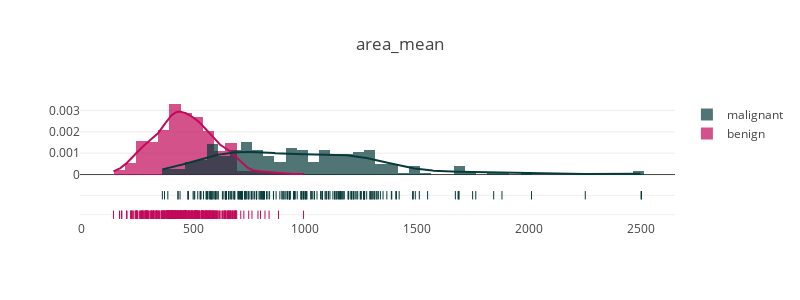
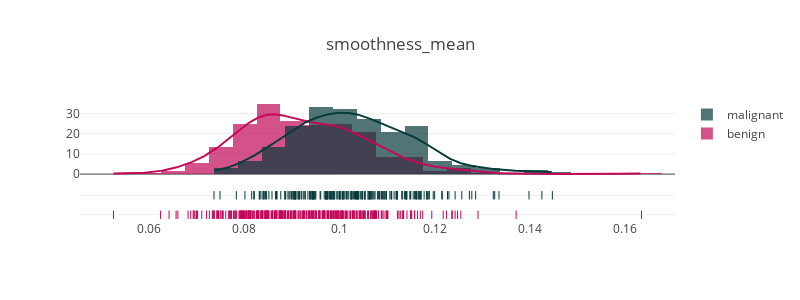
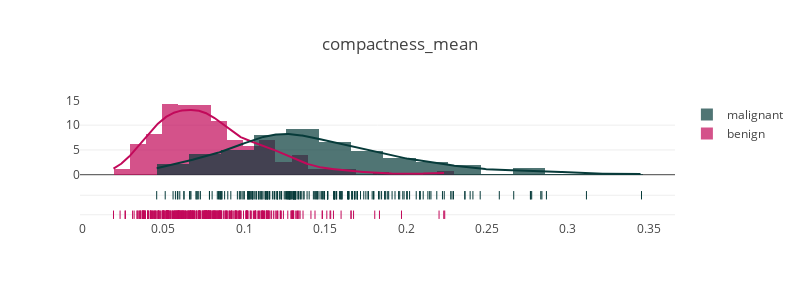

Write notebook code for charts like these, in order.
### Code cell
dist('area_mean',colors=['#C2095A','#073B3A'],bins=50)
dist('smoothness_mean',colors=['#C2095A','#073B3A'])
dist('compactness_mean',colors=['#C2095A','#073B3A'])

### Figure 1 — Plotly figure (JSON) as saved in the notebook; plotly's stock layout.template omitted (floating-point values rounded to 4 significant figures; data arrays with more than 128 entries replaced by an {"elided": "..."} marker saying what was removed)
{"data": [{"autobinx": false, "histnorm": "probability density", "legendgroup": "benign", "marker": {"color": "#C2095A"}, "name": "benign", "opacity": 0.7, "type": "histogram", "uid": "60914ee8-b588-4ef8-8445-5fc911c7c40d", "x": {"elided": "357 float values"}, "xaxis": "x", "xbins": {"end": 992.1, "size": 50, "start": 143.5}, "yaxis": "y"}, {"autobinx": false, "histnorm": "probability density", "legendgroup": "malignant", "marker": {"color": "#073B3A"}, "name": "malignant", "opacity": 0.7, "type": "histogram", "uid": "a0515f04-d629-49fb-87b1-f1229abeda1f", "x": {"elided": "212 float values"}, "xaxis": "x", "xbins": {"end": 2501, "size": 50, "start": 361.6}, "yaxis": "y"}, {"legendgroup": "benign", "marker": {"color": "#C2095A"}, "mode": "lines", "name": "benign", "showlegend": false, "type": "scatter", "uid": "e8b0b377-8e87-4155-b49b-f5004d7253c4", "x": {"elided": "500 float values"}, "xaxis": "x", "y": {"elided": "500 float values"}, "yaxis": "y"}, {"legendgroup": "malignant", "marker": {"color": "#073B3A"}, "mode": "lines", "name": "malignant", "showlegend": false, "type": "scatter", "uid": "c5a05aeb-ce6b-42ef-99b7-964d5fdc492d", "x": {"elided": "500 float values"}, "xaxis": "x", "y": {"elided": "500 float values"}, "yaxis": "y"}, {"legendgroup": "benign", "marker": {"color": "#C2095A", "symbol": "line-ns-open"}, "mode": "markers", "name": "benign", "showlegend": false, "type": "scatter", "uid": "df77124a-e53f-4c53-8df2-8b6eb303a4ab", "x": {"elided": "357 float values"}, "xaxis": "x", "y": {"elided": "357 str values"}, "yaxis": "y2"}, {"legendgroup": "malignant", "marker": {"color": "#073B3A", "symbol": "line-ns-open"}, "mode": "markers", "name": "malignant", "showlegend": false, "type": "scatter", "uid": "98665ec3-7115-4a54-b018-f2bd0ae9ea5c", "x": {"elided": "212 float values"}, "xaxis": "x", "y": {"elided": "212 str values"}, "yaxis": "y2"}], "layout": {"autosize": false, "barmode": "overlay", "height": 300, "hovermode": "closest", "legend": {"traceorder": "reversed"}, "title": {"text": "area_mean"}, "width": 800, "xaxis": {"anchor": "y2", "domain": [0, 1], "zeroline": false}, "yaxis": {"anchor": "free", "domain": [0.35, 1], "position": 0}, "yaxis2": {"anchor": "x", "domain": [0, 0.25], "dtick": 1, "showticklabels": false}}}

### Figure 2 — Plotly figure (JSON) as saved in the notebook; plotly's stock layout.template omitted (floating-point values rounded to 4 significant figures; data arrays with more than 128 entries replaced by an {"elided": "..."} marker saying what was removed)
{"data": [{"autobinx": false, "histnorm": "probability density", "legendgroup": "benign", "marker": {"color": "#C2095A"}, "name": "benign", "opacity": 0.7, "type": "histogram", "uid": "b221cc5b-4dab-4243-b899-b7ae36fd6c9b", "x": {"elided": "357 float values"}, "xaxis": "x", "xbins": {"end": 0.1634, "size": false, "start": 0.05263}, "yaxis": "y"}, {"autobinx": false, "histnorm": "probability density", "legendgroup": "malignant", "marker": {"color": "#073B3A"}, "name": "malignant", "opacity": 0.7, "type": "histogram", "uid": "677a1c41-4436-459c-b28e-e087627bfe34", "x": {"elided": "212 float values"}, "xaxis": "x", "xbins": {"end": 0.1447, "size": false, "start": 0.07371}, "yaxis": "y"}, {"legendgroup": "benign", "marker": {"color": "#C2095A"}, "mode": "lines", "name": "benign", "showlegend": false, "type": "scatter", "uid": "18989b0a-8868-4753-90d2-600fd7f9c136", "x": {"elided": "500 float values"}, "xaxis": "x", "y": {"elided": "500 float values"}, "yaxis": "y"}, {"legendgroup": "malignant", "marker": {"color": "#073B3A"}, "mode": "lines", "name": "malignant", "showlegend": false, "type": "scatter", "uid": "e4ee67ea-e671-4f83-9e9e-4bb8566544f6", "x": {"elided": "500 float values"}, "xaxis": "x", "y": {"elided": "500 float values"}, "yaxis": "y"}, {"legendgroup": "benign", "marker": {"color": "#C2095A", "symbol": "line-ns-open"}, "mode": "markers", "name": "benign", "showlegend": false, "type": "scatter", "uid": "08312667-64a3-4d5c-a961-026ecd2c6d9f", "x": {"elided": "357 float values"}, "xaxis": "x", "y": {"elided": "357 str values"}, "yaxis": "y2"}, {"legendgroup": "malignant", "marker": {"color": "#073B3A", "symbol": "line-ns-open"}, "mode": "markers", "name": "malignant", "showlegend": false, "type": "scatter", "uid": "7ec2b703-1d91-4066-928f-81a5441be811", "x": {"elided": "212 float values"}, "xaxis": "x", "y": {"elided": "212 str values"}, "yaxis": "y2"}], "layout": {"autosize": false, "barmode": "overlay", "height": 300, "hovermode": "closest", "legend": {"traceorder": "reversed"}, "title": {"text": "smoothness_mean"}, "width": 800, "xaxis": {"anchor": "y2", "domain": [0, 1], "zeroline": false}, "yaxis": {"anchor": "free", "domain": [0.35, 1], "position": 0}, "yaxis2": {"anchor": "x", "domain": [0, 0.25], "dtick": 1, "showticklabels": false}}}

### Figure 3 — Plotly figure (JSON) as saved in the notebook; plotly's stock layout.template omitted (floating-point values rounded to 4 significant figures; data arrays with more than 128 entries replaced by an {"elided": "..."} marker saying what was removed)
{"data": [{"autobinx": false, "histnorm": "probability density", "legendgroup": "benign", "marker": {"color": "#C2095A"}, "name": "benign", "opacity": 0.7, "type": "histogram", "uid": "29a65d7e-1d5f-43be-afa8-999b391b02f5", "x": {"elided": "357 float values"}, "xaxis": "x", "xbins": {"end": 0.2239, "size": false, "start": 0.01938}, "yaxis": "y"}, {"autobinx": false, "histnorm": "probability density", "legendgroup": "malignant", "marker": {"color": "#073B3A"}, "name": "malignant", "opacity": 0.7, "type": "histogram", "uid": "37d33b43-292d-44a6-a149-7e21e9856bd8", "x": {"elided": "212 float values"}, "xaxis": "x", "xbins": {"end": 0.3454, "size": false, "start": 0.04605}, "yaxis": "y"}, {"legendgroup": "benign", "marker": {"color": "#C2095A"}, "mode": "lines", "name": "benign", "showlegend": false, "type": "scatter", "uid": "76dba6cb-9478-4d21-ac58-01eef83f1715", "x": {"elided": "500 float values"}, "xaxis": "x", "y": {"elided": "500 float values"}, "yaxis": "y"}, {"legendgroup": "malignant", "marker": {"color": "#073B3A"}, "mode": "lines", "name": "malignant", "showlegend": false, "type": "scatter", "uid": "98c7f640-3d55-4f9d-8fc5-0c3a7b30815c", "x": {"elided": "500 float values"}, "xaxis": "x", "y": {"elided": "500 float values"}, "yaxis": "y"}, {"legendgroup": "benign", "marker": {"color": "#C2095A", "symbol": "line-ns-open"}, "mode": "markers", "name": "benign", "showlegend": false, "type": "scatter", "uid": "af5f39f4-89f2-422a-9849-5d15c159112c", "x": {"elided": "357 float values"}, "xaxis": "x", "y": {"elided": "357 str values"}, "yaxis": "y2"}, {"legendgroup": "malignant", "marker": {"color": "#073B3A", "symbol": "line-ns-open"}, "mode": "markers", "name": "malignant", "showlegend": false, "type": "scatter", "uid": "2bfdf20c-4fbe-4ba3-b51c-eceb4b428927", "x": {"elided": "212 float values"}, "xaxis": "x", "y": {"elided": "212 str values"}, "yaxis": "y2"}], "layout": {"autosize": false, "barmode": "overlay", "height": 300, "hovermode": "closest", "legend": {"traceorder": "reversed"}, "title": {"text": "compactness_mean"}, "width": 800, "xaxis": {"anchor": "y2", "domain": [0, 1], "zeroline": false}, "yaxis": {"anchor": "free", "domain": [0.35, 1], "position": 0}, "yaxis2": {"anchor": "x", "domain": [0, 0.25], "dtick": 1, "showticklabels": false}}}
